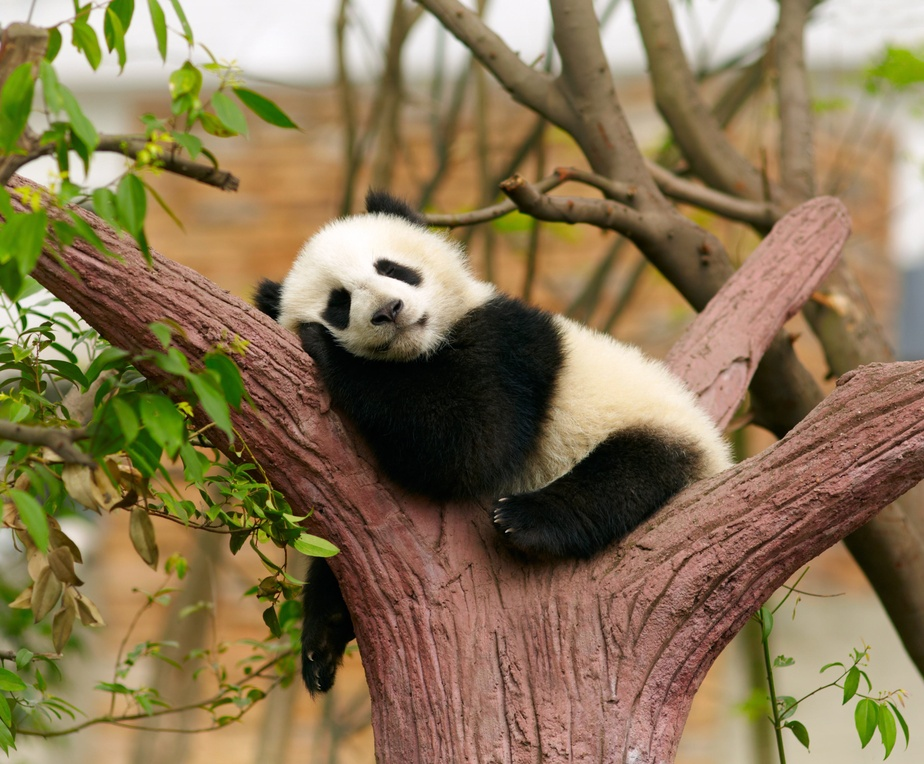
#> input picture image/pandamin.jpeg, 924 x 764 px, shrunk from 3628 x 3000 before the run, found by its file name
$ python 02_3_3.py
#> lines starting #> are read from the running program, lines starting #| are printed output that depends on the picture
import cv2 as cv
import numpy as np

panda = cv.imread(r"E:/Digital_images/image/image/pandamin.jpeg")
#> panda is the input picture: shape (764, 924, 3); mean B, G, R 84.5, 117.9, 137.2
print(panda[0, 0])
#| [226 230 231]
print(panda[0, 0, 0])
#| 226
print(panda[0, 0, 1])
#| 230
print(panda[0, 0, 2])
#| 231
# BGR
cv.imshow('B', panda[:, :, 0])
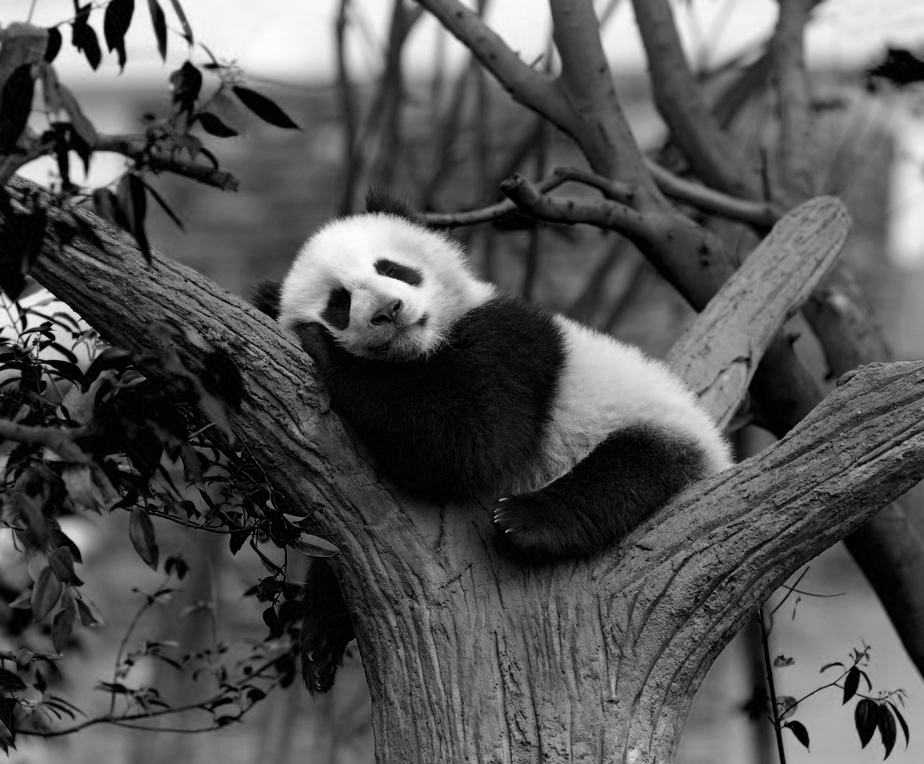
#> window 'B': shape (764, 924); min 0, max 254, mean 84.5
cv.imshow('G', panda[:, :, 1])
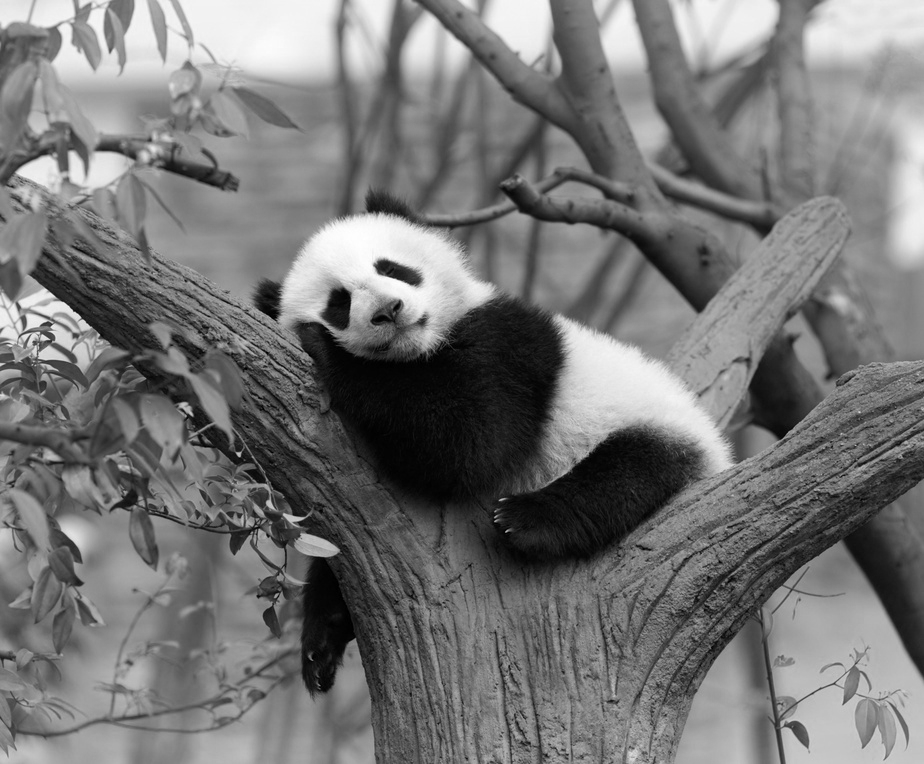
#> window 'G': shape (764, 924); min 0, max 255, mean 117.9
cv.imshow('R', panda[:, :, 2])
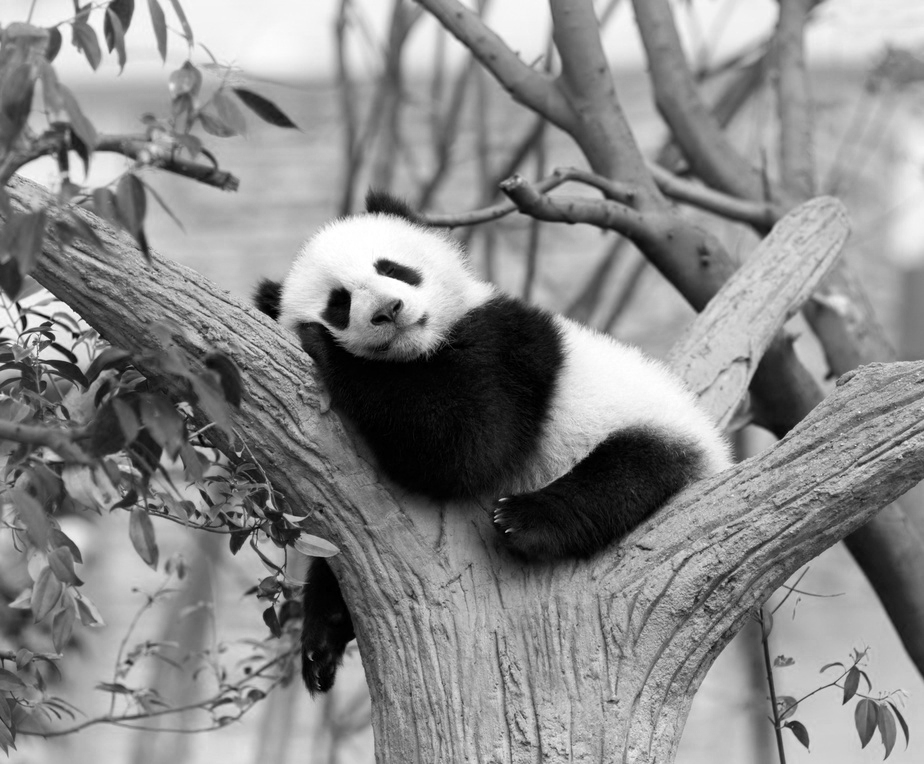
#> window 'R': shape (764, 924); min 0, max 255, mean 137.2

cv.waitKey(0)
cv.destroyAllWindows()
